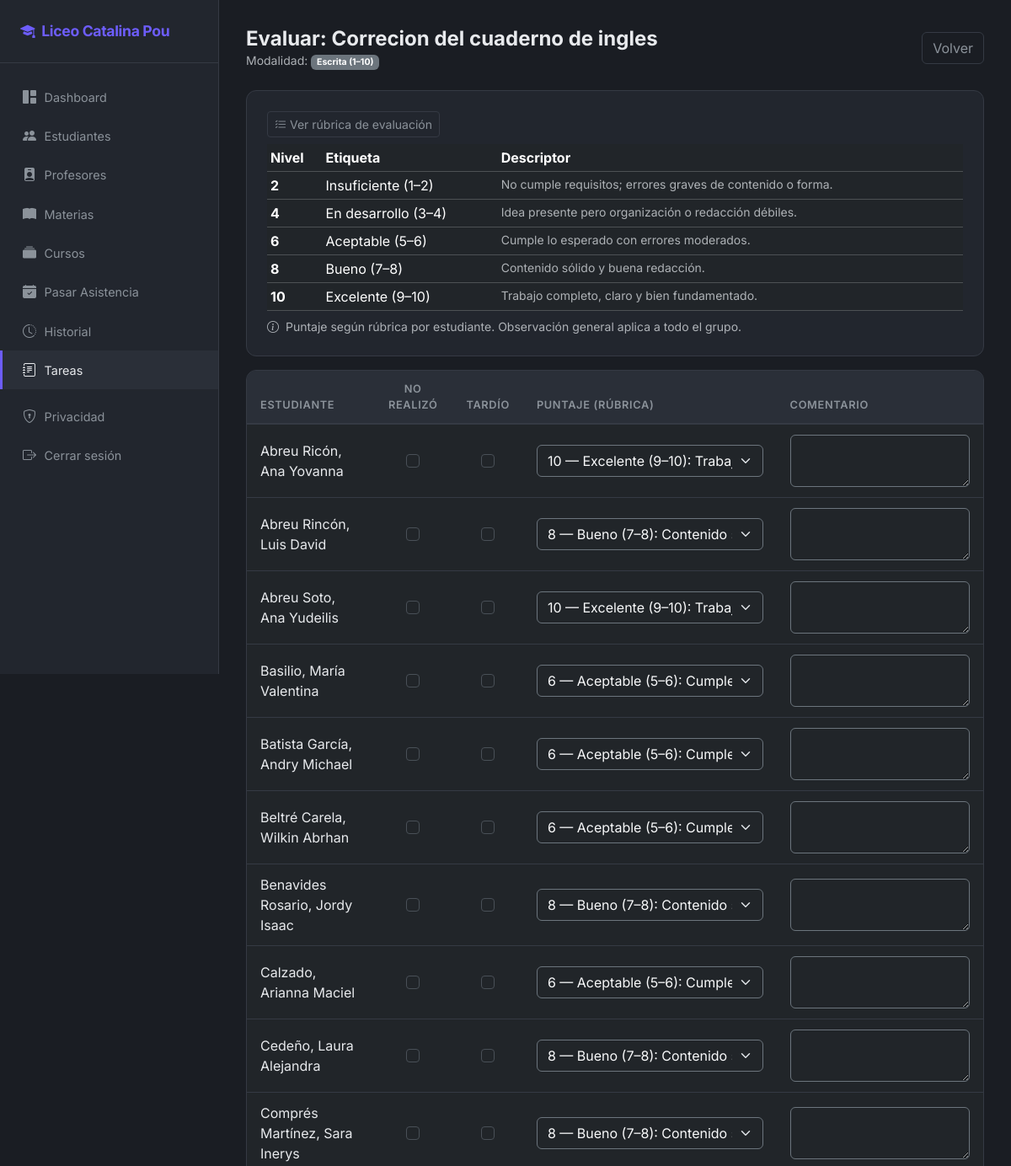
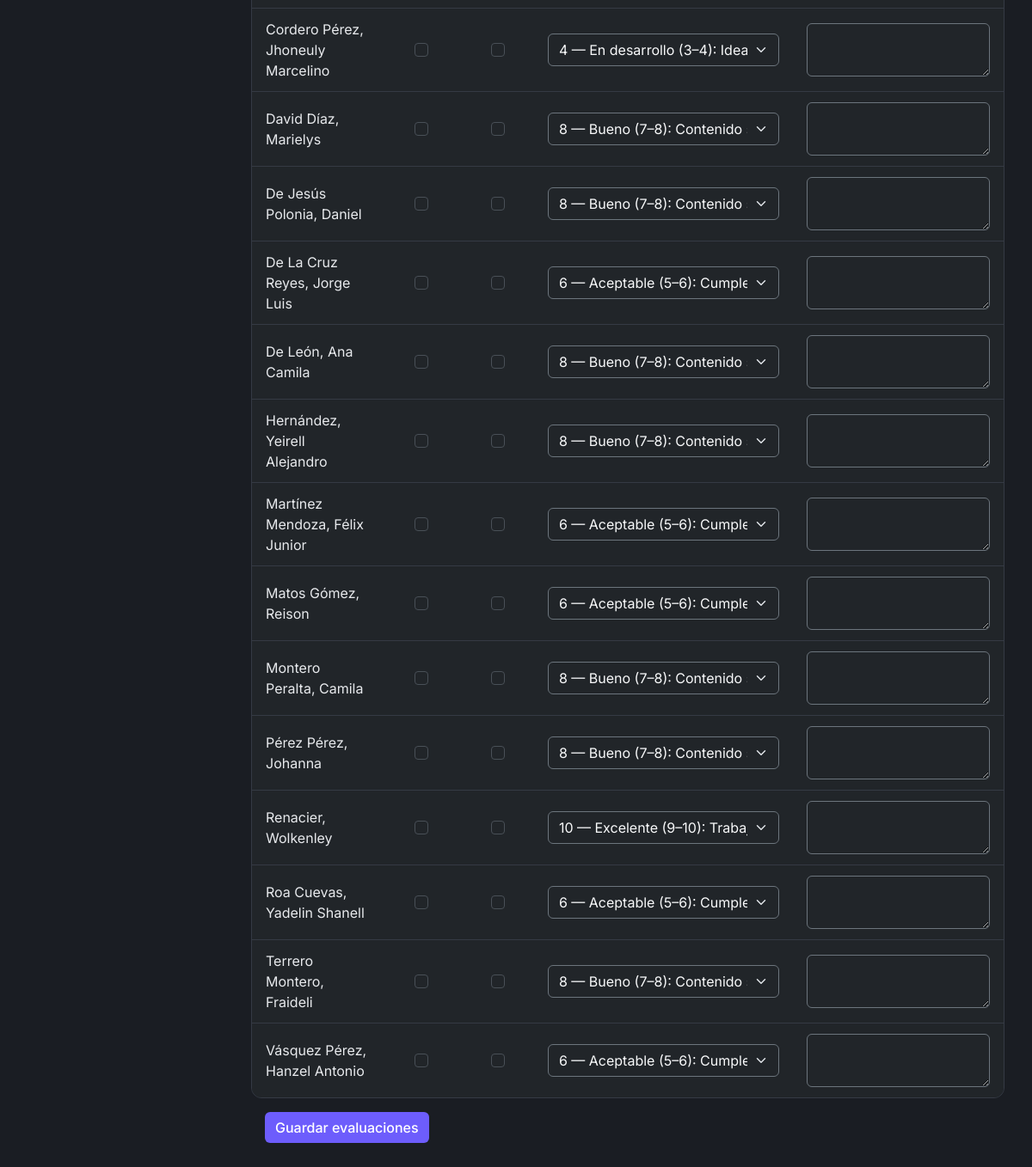
The page /tareas/11/evaluar/ (signed in) on the database its author committed (2 pictures, top to bottom).
### tareas/models.py (models this page shows, shortened)
class Tarea(models.Model):
    titulo = models.CharField(max_length=200, blank=True, default="")
    descripcion = models.TextField()
    modalidad = models.CharField(
        max_length=10,
        choices=ModalidadTarea.choices,
        default=ModalidadTarea.ESCRITA,
    )
    tipo_asignacion = models.CharField(
        max_length=10,
        choices=TipoAsignacionTarea.choices,
        default=TipoAsignacionTarea.GRADOS,
    )
    fecha_entrega = models.DateField()
    materia = models.ForeignKey(
        Materia,
        on_delete=models.PROTECT,
        related_name="tareas",
        null=True,
        blank=True,
        verbose_name="materia",
    )
    creada_por = models.ForeignKey(
        Profesor,
        on_delete=models.CASCADE,
        related_name="tareas_creadas",
    )
    creado_en = models.DateTimeField(auto_now_add=True)
    class Meta:
        ordering = ["-creado_en"]
        verbose_name = "tarea"
        verbose_name_plural = "tareas"

class TareaEvaluacion(models.Model):
    tarea = models.ForeignKey(Tarea, on_delete=models.CASCADE, related_name="evaluaciones")
    estudiante = models.ForeignKey(Estudiante, on_delete=models.CASCADE, related_name="evaluaciones_tarea")
    estado = models.CharField(
        max_length=20,
        choices=EstadoTareaEval.choices,
        default=EstadoTareaEval.PENDIENTE,
    )
    tardio = models.BooleanField(default=False)
    puntaje = models.PositiveSmallIntegerField(
        "puntaje",
        null=True,
        blank=True,
        help_text="Oral: 1–5. Escrita: 1–10.",
    )
    comentario_maestro = models.TextField(blank=True, default="")
    creado_en = models.DateTimeField(auto_now_add=True)
    actualizado_en = models.DateTimeField(auto_now=True)
    actualizado_por = models.ForeignKey(
        settings.AUTH_USER_MODEL,
        on_delete=models.SET_NULL,
        null=True,
        blank=True,
        related_name="evaluaciones_tarea_editadas",
    )
    class Meta:
        unique_together = [("tarea", "estudiante")]
        ordering = ["estudiante__apellido", "estudiante__nombre"]
        verbose_name = "evaluación de tarea"
        verbose_name_plural = "evaluaciones de tarea"

### core/models.py (models this page shows, shortened)
class Estudiante(models.Model):
    nombre = models.CharField(max_length=100)
    apellido = models.CharField(max_length=100)
    cedula = models.CharField("cédula", max_length=20, blank=True, default="")
    fecha_nacimiento = models.DateField("fecha de nacimiento", null=True, blank=True)
    grado = models.CharField(max_length=10, choices=GRADO_CHOICES)
    seccion = models.CharField("sección", max_length=5, blank=True, default="A")
    profesores = models.ManyToManyField(Profesor, related_name="estudiantes", blank=True)
    created_at = models.DateTimeField(auto_now_add=True)
    class Meta:
        ordering = ["grado", "apellido", "nombre"]
        verbose_name_plural = "estudiantes"

### tareas/views.py (the view, shortened to what this page needs)
# urls.py: path("<int:pk>/evaluar/", views.tarea_evaluar, name="tarea_evaluar"),
@login_required
@user_passes_test(staff_o_profesor, login_url=settings.LOGIN_URL)
def tarea_evaluar(request, pk):
    tarea = get_object_or_404(Tarea, pk=pk)
    if not request.user.is_staff and tarea.creada_por_id != request.user.profesor_perfil.profesor_id:
        messages.error(request, "No autorizado.")
        return redirect("tareas:tarea_list")
    for grupo in tarea.grupos.all():
        asegurar_evaluaciones_grupo(tarea, grupo)
    EvalFormSet = modelformset_factory(
        TareaEvaluacion,
        form=TareaEvaluacionForm,
        extra=0,
    )
    qs = tarea.evaluaciones.select_related("estudiante").order_by("estudiante__apellido")
    if request.method == "POST":
        formset = EvalFormSet(request.POST, queryset=qs, form_kwargs={"modalidad": tarea.modalidad})
        if formset.is_valid():
            instances = formset.save(commit=False)
            for obj in instances:
                obj.actualizado_por = request.user
                obj.save()
            if tarea.tipo_asignacion == TipoAsignacionTarea.GRUPOS:
                for grupo in tarea.grupos.all():
                    texto = request.POST.get(f"obs_grupo_{grupo.pk}", "")
                    evg, _ = TareaGrupoEvaluacion.objects.get_or_create(
                        tarea=tarea, grupo=grupo
                    )
                    evg.observacion_general = texto
                    evg.actualizado_por = request.user
                    evg.save()
            messages.success(request, "Evaluaciones guardadas.")
            return redirect("tareas:tarea_detail", pk=tarea.pk)
    else:
        formset = EvalFormSet(queryset=qs, form_kwargs={"modalidad": tarea.modalidad})
    ctx = {
        "tarea": tarea,
        "formset": formset,
        "rubrica_items": rubrica_items(tarea.modalidad),
    }
    return render(request, "tareas/tarea_evaluar.html", ctx)

### accounts/context_processors.py (called while the page is built)
def modo_padre(request):
    return {
        "en_modo_padre": (
            usuario_en_modo_padre(request.user) if request.user.is_authenticated else False
        ),
    }

### accounts/permissions.py (called while the page is built)
def staff_o_profesor(user) -> bool:
    if not user.is_authenticated:
        return False
    if user.is_staff:
        return True
    return hasattr(user, "profesor_perfil")

### accounts/roles.py (called while the page is built)
def _related_exists(user, attr: str) -> bool:
    try:
        getattr(user, attr)
        return True
    except ObjectDoesNotExist:
        return False

def tiene_perfil_padre(user) -> bool:
    if not user.is_authenticated:
        return False
    return _related_exists(user, "padre_profile")

def usuario_en_modo_padre(user) -> bool:
    if not tiene_perfil_padre(user):
        return False
    try:
        return user.profile.role == UserRole.PADRE
    except UserProfile.DoesNotExist:
        return not tiene_capacidad_escuela(user)

### tareas/rubricas.py (called while the page is built)
def rubrica_items(modalidad):
    if modalidad == ModalidadTarea.ORAL:
        return RUBRICA_ORAL
    return RUBRICA_ESCRITA

def escala_max(modalidad):
    return ESCALA_MAX.get(modalidad, 10)

def choices_puntaje(modalidad):
    items = rubrica_items(modalidad)
    return [
        ("", "— Sin puntaje —"),
        *[
            (str(val), f"{val} — {label}: {desc}")
            for val, label, desc in items
        ],
    ]

### tareas/templates/tareas/tarea_evaluar.html (shortened to what this page needs)
{% extends "base.html" %}
{% block content %}
<div class="page-header d-flex justify-content-between align-items-center flex-wrap gap-2">
    <div>
        <h1 class="mb-0">Evaluar: {{ tarea.titulo|default:"Tarea" }}</h1>
        <p class="text-muted small mb-0">
            Modalidad:
            {% if tarea.modalidad == "ORAL" %}
            <span class="badge bg-info text-dark">Oral (1–5)</span>
            {% else %}
            <span class="badge bg-secondary">Escrita (1–10)</span>
            {% endif %}
        </p>
    </div>
    <a href="{% url 'tareas:tarea_detail' tarea.pk %}" class="btn btn-ghost">Volver</a>
</div>
<div class="stat-card mb-3">
    <button class="btn btn-sm btn-ghost mb-2" type="button" data-bs-toggle="collapse" data-bs-target="#rubricaPanel">
        <i class="bi bi-list-check me-1"></i>Ver rúbrica de evaluación
    </button>
    <div class="collapse show" id="rubricaPanel">
        <div class="table-responsive">
            <table class="table table-dark table-sm mb-0">
                <thead>
                    <tr><th>Nivel</th><th>Etiqueta</th><th>Descriptor</th></tr>
                </thead>
                <tbody>
                    {% for val, label, desc in rubrica_items %}
                    <tr>
                        <td class="fw-bold">{{ val }}</td>
                        <td>{{ label }}</td>
                        <td class="text-muted small">{{ desc }}</td>
                    </tr>
                    {% endfor %}
                </tbody>
            </table>
        </div>
        <p class="text-muted small mt-2 mb-0">
            <i class="bi bi-info-circle me-1"></i>
            Puntaje según rúbrica por estudiante. Observación general aplica a todo el grupo.
        </p>
    </div>
</div>
<form method="post" id="evalForm">
    {% if bloques_grupo %}
    {% for bloque in bloques_grupo %}
    <div class="stat-card mb-4 table-dark-custom">
        <h5 class="mb-3"><i class="bi bi-people me-2"></i>{{ bloque.grupo.nombre }}</h5>
        <div class="mb-3">
            <label class="form-label" for="obs_grupo_{{ bloque.grupo.pk }}">Observación general del grupo</label>
            <textarea name="obs_grupo_{{ bloque.grupo.pk }}" id="obs_grupo_{{ bloque.grupo.pk }}" rows="3"
                      class="form-control bg-dark text-light border-secondary">{% if bloque.eval_grupo %}{{ bloque.eval_grupo.observacion_general }}{% endif %}</textarea>
        </div>
        <div style="overflow-x:auto">
            <table class="table table-dark table-sm mb-0">
                <thead>
                    <tr>
                        <th>Estudiante</th>
                        <th class="text-center">No realizó</th>
                        <th class="text-center">Tardío</th>
                        <th style="min-width:220px">Puntaje (rúbrica)</th>
                        <th>Comentario</th>
                    </tr>
                </thead>
                <tbody>
                    {% for f in bloque.forms %}
                    <tr class="eval-row">
                        <td>{% for h in f.hidden_fields %}{{ h }}{% endfor %}{{ f.instance.estudiante.apellido }}, {{ f.instance.estudiante.nombre }}</td>
                        <td class="text-center">{{ f.no_realizado }}</td>
                        <td class="text-center">{{ f.tardio }}</td>
                        <td>{{ f.puntaje }}</td>
                        <td style="min-width:200px">{{ f.comentario_maestro }}</td>
                    </tr>
                    {% endfor %}
                </tbody>
            </table>
        </div>
    </div>
    {% endfor %}
    {% else %}
    <div class="table-dark-custom" style="overflow-x:auto">
        <table class="table table-dark table-sm mb-0">
            <thead>
                <tr>
                    <th>Estudiante</th>
                    <th class="text-center">No realizó</th>
                    <th class="text-center">Tardío</th>
                    <th style="min-width:220px">Puntaje (rúbrica)</th>
                    <th>Comentario</th>
                </tr>
            </thead>
            <tbody>
                {% for f in formset %}
                <tr class="eval-row">
                    <td>{% for h in f.hidden_fields %}{{ h }}{% endfor %}{{ f.instance.estudiante.apellido }}, {{ f.instance.estudiante.nombre }}</td>
                    <td class="text-center">{{ f.no_realizado }}</td>
                    <td class="text-center">{{ f.tardio }}</td>
                    <td>{{ f.puntaje }}</td>
                    <td style="min-width:200px">{{ f.comentario_maestro }}</td>
                </tr>
                {% endfor %}
            </tbody>
        </table>
    </div>
    {% endif %}
    <div class="p-3">
        <button type="submit" class="btn btn-accent">Guardar evaluaciones</button>
    </div>
</form>
{% endblock %}

### core/static/core/css/style.css (style rules this page uses)
:root { --accent: #6d5dfc; --accent-hover: #8b7dff; --success: #2ec4b6; --danger: #e63946; --warning: #f4a261; --surface: #1a1d23; --surface-2: #22262e; --surface-3: #2a2f38; --border: #353a44; --text: #e8eaed; --text-muted: #8b929a; }
body { background: var(--surface); font-family: 'Inter', -apple-system, BlinkMacSystemFont, sans-serif; min-height: 100vh; }
.stat-card { background: var(--surface-2); border: 1px solid var(--border); border-radius: .75rem; padding: 1.5rem; transition: transform .15s, border-color .15s; }
.table-dark-custom { background: var(--surface-2); border-radius: .75rem; overflow: hidden; border: 1px solid var(--border); }
.table-dark-custom table { margin-bottom: 0; }
.table-dark-custom thead th { background: var(--surface-3); border-bottom: 2px solid var(--border); color: var(--text-muted); font-size: .8rem; text-transform: uppercase; letter-spacing: .05em; padding: .75rem 1rem; font-weight: 600; }
.table-dark-custom tbody td { padding: .75rem 1rem; border-bottom: 1px solid var(--border); color: var(--text); vertical-align: middle; }
.table-dark-custom tbody tr:last-child td { border-bottom: none; }
.btn-accent { background: var(--accent); color: #fff; border: none; font-weight: 500; }
.btn-ghost { background: transparent; color: var(--text-muted); border: 1px solid var(--border); }
.page-header { display: flex; align-items: center; justify-content: space-between; margin-bottom: 1.5rem; }
.page-header h1 { font-size: 1.5rem; font-weight: 700; margin: 0; color: var(--text); }

### rows shown on the page
Tarea: titulo "Correcion del cuaderno de ingles"
TareaEvaluacion: instance.estudiante.apellido "Abreu Ricón", instance.estudiante.nombre "Ana Yovanna"
TareaEvaluacion: instance.estudiante.apellido "Abreu Rincón", instance.estudiante.nombre "Luis David"
TareaEvaluacion: instance.estudiante.apellido "Abreu Soto", instance.estudiante.nombre "Ana Yudeilis"
TareaEvaluacion: instance.estudiante.apellido "Basilio", instance.estudiante.nombre "María Valentina"
TareaEvaluacion: instance.estudiante.apellido "Batista García", instance.estudiante.nombre "Andry Michael"
TareaEvaluacion: instance.estudiante.apellido "Beltré Carela", instance.estudiante.nombre "Wilkin Abrhan"
TareaEvaluacion: instance.estudiante.apellido "Benavides Rosario", instance.estudiante.nombre "Jordy Isaac"
TareaEvaluacion: instance.estudiante.apellido "Calzado", instance.estudiante.nombre "Arianna Maciel"
TareaEvaluacion: instance.estudiante.apellido "Cedeño", instance.estudiante.nombre "Laura Alejandra"
TareaEvaluacion: instance.estudiante.apellido "Comprés Martínez", instance.estudiante.nombre "Sara Inerys"
TareaEvaluacion: instance.estudiante.apellido "Cordero Pérez", instance.estudiante.nombre "Jhoneuly Marcelino"
TareaEvaluacion: instance.estudiante.apellido "David Díaz", instance.estudiante.nombre "Marielys"
TareaEvaluacion: instance.estudiante.apellido "De Jesús Polonia", instance.estudiante.nombre "Daniel"
TareaEvaluacion: instance.estudiante.apellido "De La Cruz Reyes", instance.estudiante.nombre "Jorge Luis"
TareaEvaluacion: instance.estudiante.apellido "De León", instance.estudiante.nombre "Ana Camila"
TareaEvaluacion: instance.estudiante.apellido "Hernández", instance.estudiante.nombre "Yeirell Alejandro"
TareaEvaluacion: instance.estudiante.apellido "Martínez Mendoza", instance.estudiante.nombre "Félix Junior"
TareaEvaluacion: instance.estudiante.apellido "Matos Gómez", instance.estudiante.nombre "Reison"
TareaEvaluacion: instance.estudiante.apellido "Montero Peralta", instance.estudiante.nombre "Camila"
TareaEvaluacion: instance.estudiante.apellido "Pérez Pérez", instance.estudiante.nombre "Johanna"
TareaEvaluacion: instance.estudiante.apellido "Renacier", instance.estudiante.nombre "Wolkenley"
TareaEvaluacion: instance.estudiante.apellido "Roa Cuevas", instance.estudiante.nombre "Yadelin Shanell"
TareaEvaluacion: instance.estudiante.apellido "Terrero Montero", instance.estudiante.nombre "Fraideli"
TareaEvaluacion: instance.estudiante.apellido "Vásquez Pérez", instance.estudiante.nombre "Hanzel Antonio"

### other values the page prints
{{ val }} "2" "4" "6" "8" "10"
{{ label }} "Insuficiente (1–2)" "En desarrollo (3–4)" "Aceptable (5–6)" "Bueno (7–8)" "Excelente (9–10)"
{{ desc }} "No cumple requisitos; errores graves de contenido o forma." "Idea presente pero organización o redacción débiles." "Cumple lo esperado con errores moderados." "Contenido sólido y buena redacción." "Trabajo completo, claro y bien fundamentado."
